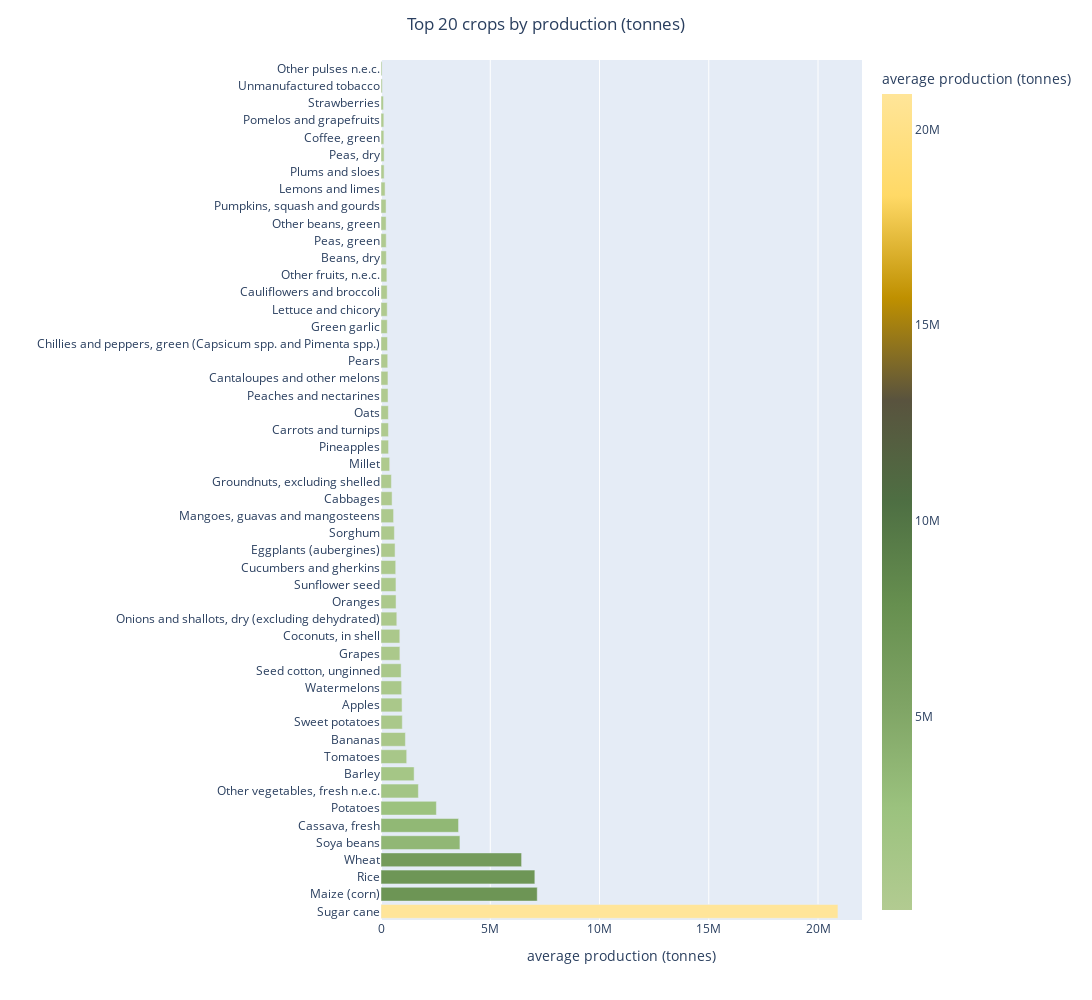

Here is the notebook cell this chart was saved with:
### Code cell
fig = px.bar(crops_byproduction, x='production_tonnes', y='Crop', color='production_tonnes', color_continuous_scale=agro)
fig.update_layout(height=1000, width=1500, title_text="Top 20 crops by production (tonnes)", title_x=0.5,xaxis_title='average production (tonnes)',yaxis_title = '',
                  coloraxis_colorbar_title='average production (tonnes)')

### Figure 1 — Plotly figure (JSON) as saved in the notebook; plotly's stock layout.template omitted (floating-point values rounded to 4 significant figures)
{"data": [{"alignmentgroup": "True", "hovertemplate": "production_tonnes=%{marker.color}<br>Crop=%{y}<extra></extra>", "legendgroup": "", "marker": {"color": [20910000.0, 7150000.0, 7041000.0, 6434000.0, 3612000.0, 3549000.0, 2535000.0, 1711000.0, 1517000.0, 1176000.0, 1117000.0, 973900.0, 963600.0, 945700.0, 921400.0, 864400.0, 860200.0, 722900.0, 688700.0, 684500.0, 673500.0, 643300.0, 612700.0, 575600.0, 507800.0, 475800.0, 397200.0, 346600.0, 339800.0, 336800.0, 322100.0, 318000.0, 307500.0, 296500.0, 286000.0, 285000.0, 282800.0, 268800.0, 244300.0, 239300.0, 234800.0, 232000.0, 187000.0, 143800.0, 143000.0, 130800.0, 129500.0, 113000.0, 60060.0, 48140.0], "coloraxis": "coloraxis", "pattern": {"shape": ""}}, "name": "", "offsetgroup": "", "orientation": "h", "showlegend": false, "textposition": "auto", "type": "bar", "x": [20910000.0, 7150000.0, 7041000.0, 6434000.0, 3612000.0, 3549000.0, 2535000.0, 1711000.0, 1517000.0, 1176000.0, 1117000.0, 973900.0, 963600.0, 945700.0, 921400.0, 864400.0, 860200.0, 722900.0, 688700.0, 684500.0, 673500.0, 643300.0, 612700.0, 575600.0, 507800.0, 475800.0, 397200.0, 346600.0, 339800.0, 336800.0, 322100.0, 318000.0, 307500.0, 296500.0, 286000.0, 285000.0, 282800.0, 268800.0, 244300.0, 239300.0, 234800.0, 232000.0, 187000.0, 143800.0, 143000.0, 130800.0, 129500.0, 113000.0, 60060.0, 48140.0], "xaxis": "x", "y": ["Sugar cane", "Maize (corn)", "Rice", "Wheat", "Soya beans", "Cassava, fresh", "Potatoes", "Other vegetables, fresh n.e.c.", "Barley", "Tomatoes", "Bananas", "Sweet potatoes", "Apples", "Watermelons", "Seed cotton, unginned", "Grapes", "Coconuts, in shell", "Onions and shallots, dry (excluding dehydrated)", "Oranges", "Sunflower seed", "Cucumbers and gherkins", "Eggplants (aubergines)", "Sorghum", "Mangoes, guavas and mangosteens", "Cabbages", "Groundnuts, excluding shelled", "Millet", "Pineapples", "Carrots and turnips", "Oats", "Peaches and nectarines", "Cantaloupes and other melons", "Pears", "Chillies and peppers, green (Capsicum spp. and Pimenta spp.)", "Green garlic", "Lettuce and chicory", "Cauliflowers and broccoli", "Other fruits, n.e.c.", "Beans, dry", "Peas, green", "Other beans, green", "Pumpkins, squash and gourds", "Lemons and limes", "Plums and sloes", "Peas, dry", "Coffee, green", "Pomelos and grapefruits", "Strawberries", "Unmanufactured tobacco", "Other pulses n.e.c."], "yaxis": "y"}], "layout": {"barmode": "relative", "coloraxis": {"colorbar": {"title": {"text": "average production (tonnes)"}}, "colorscale": [[0, "#b2cb91"], [0.125, "#9bc27e"], [0.25, "#7fa465"], [0.375, "#668f4f"], [0.5, "#4e6f43"], [0.625, "#59533e"], [0.75, "#bf9000"], [0.875, "#ffd966"], [1, "#ffe599"]]}, "height": 1000, "legend": {"tracegroupgap": 0}, "margin": {"t": 60}, "title": {"text": "Top 20 crops by production (tonnes)", "x": 0.5}, "width": 1500, "xaxis": {"anchor": "y", "domain": [0, 1], "title": {"text": "average production (tonnes)"}}, "yaxis": {"anchor": "x", "domain": [0, 1], "title": {"text": ""}}}}
